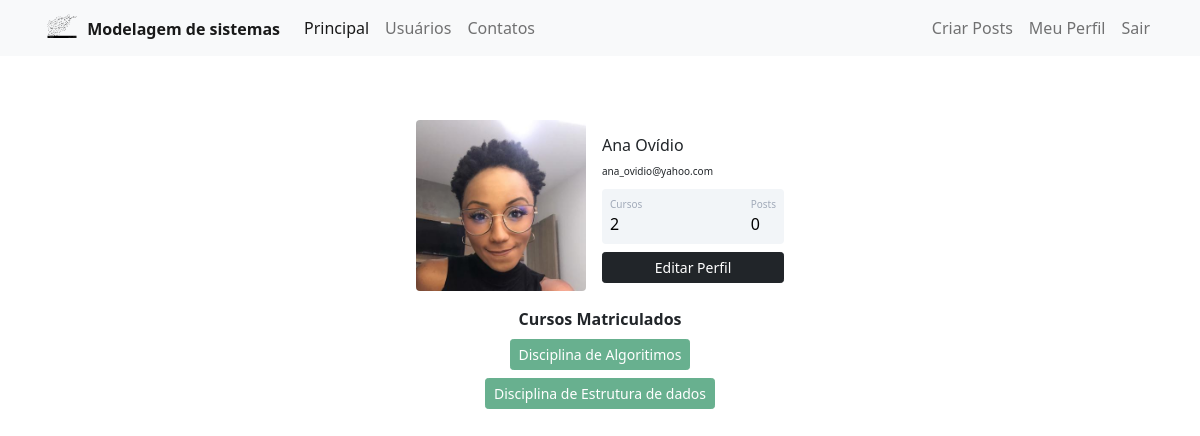
Page /my_profile (signed in) on the committed database.
### general_system/models.py (models this page shows)
class Usuario(data_base.Model, UserMixin):
    id = data_base.Column(data_base.Integer, primary_key=True)
    username = data_base.Column(data_base.String, nullable=False)
    email = data_base.Column(data_base.String, nullable=False, unique=True)
    password = data_base.Column(data_base.String, nullable=False)
    perf_photo = data_base.Column(data_base.String, default='default.jpg')
    posts = data_base.relationship('Post', backref='autor', lazy=True)
    courses = data_base.Column(data_base.String, nullable=False, default='')

### general_system/routes.py (the view)
@app.route("/my_profile")
@login_required
def my_profile():
    image_id = url_for('static', filename='image_id_user/{}'.format(current_user.perf_photo))
    return render_template('my_profile.html', image_id=image_id)

### general_system/models.py (called while the page is built)
@login_manager.user_loader
def load_user(id_user):
    return Usuario.query.get(int(id_user))

### general_system/templates/my_profile.html (shortened to what this page needs)
{% extends 'base.html' %}
{% block bory %}
    <div class="container mt-5 d-flex justify-content-center">
        <div class="card p-3">
            <div class="d-flex align-items-center">
                <div class="image pe-3"> <img src="{{image_id}}" class="rounded" width="170"> </div>
                <div class="ml-3 w-100">
                    <h4 class="mb-0 mt-0"><font size="3">{{current_user.username}}</font></h4> <span><font size="1">{{current_user.email}}</font></span>
                    <div class="p-2 mt-2 bg-primary d-flex justify-content-between rounded text-white stats">
                        {% if 'Não Informado' in current_user.courses or current_user.courses == '' %}
                            <div class="d-flex flex-column"> <span class="articles">Cursos</span> <span class="number1">0</span> </div>
                        {% else %}
                            <div class="d-flex flex-column"> <span class="articles">Cursos</span> <span class="number1">{{current_user.courses.count(';') + 1}}</span> </div>
                        {% endif %}
                        <div class="d-flex flex-column"> <span class="rating">Posts</span> <span class="number3">0</span> </div>
                    </div>
                    <div class="button mt-2 d-flex flex-row align-items-center">
                        <a class="w-100" href="{{ url_for('edit_profile') }}">
                            <button class="btn btn-sm btn-dark w-100 ml-2">Editar Perfil</button>
                        </a>
                    </div>
                </div>
            </div>
        </div>
    </div>
    <div class="row justify-content-center">
        <div class="col col-4" style="text-align: center">
            <strong>Cursos Matriculados</strong><br>
            {% if 'Não Informado' in current_user.courses or current_user.courses == '' %}
                <button type="button" class="btn btn-sm btn-danger mt-2" disabled>Usuário não matriculado em algum curso.</button>
            {% else %}
                {% for course in current_user.courses.split(';') %}
                     <button type="button" class="btn btn-sm btn-success mt-2" disabled>{{ course }}</button>
                {% endfor %}
            {% endif %}
        </div>
    </div>
{% endblock %}

### general_system/static/main.css (style rules this page uses)
.card { width: 400px; border: none; border-radius: 10px; background-color: #fff }
.stats { background: #f2f5f8 !important; color: #000 !important }
.articles { font-size: 10px; color: #a1aab9 }
.number1 { font-weight: 500 }
.rating { font-size: 10px; color: #a1aab9 }
.number3 { font-weight: 500 }

### rows in the picture
Usuario: username "Ana Ovídio", email "ana_ovidio@yahoo.com", courses "2"

### other values in the picture
{{ course }} "Disciplina de Algoritimos" "Disciplina de Estrutura de dados"
